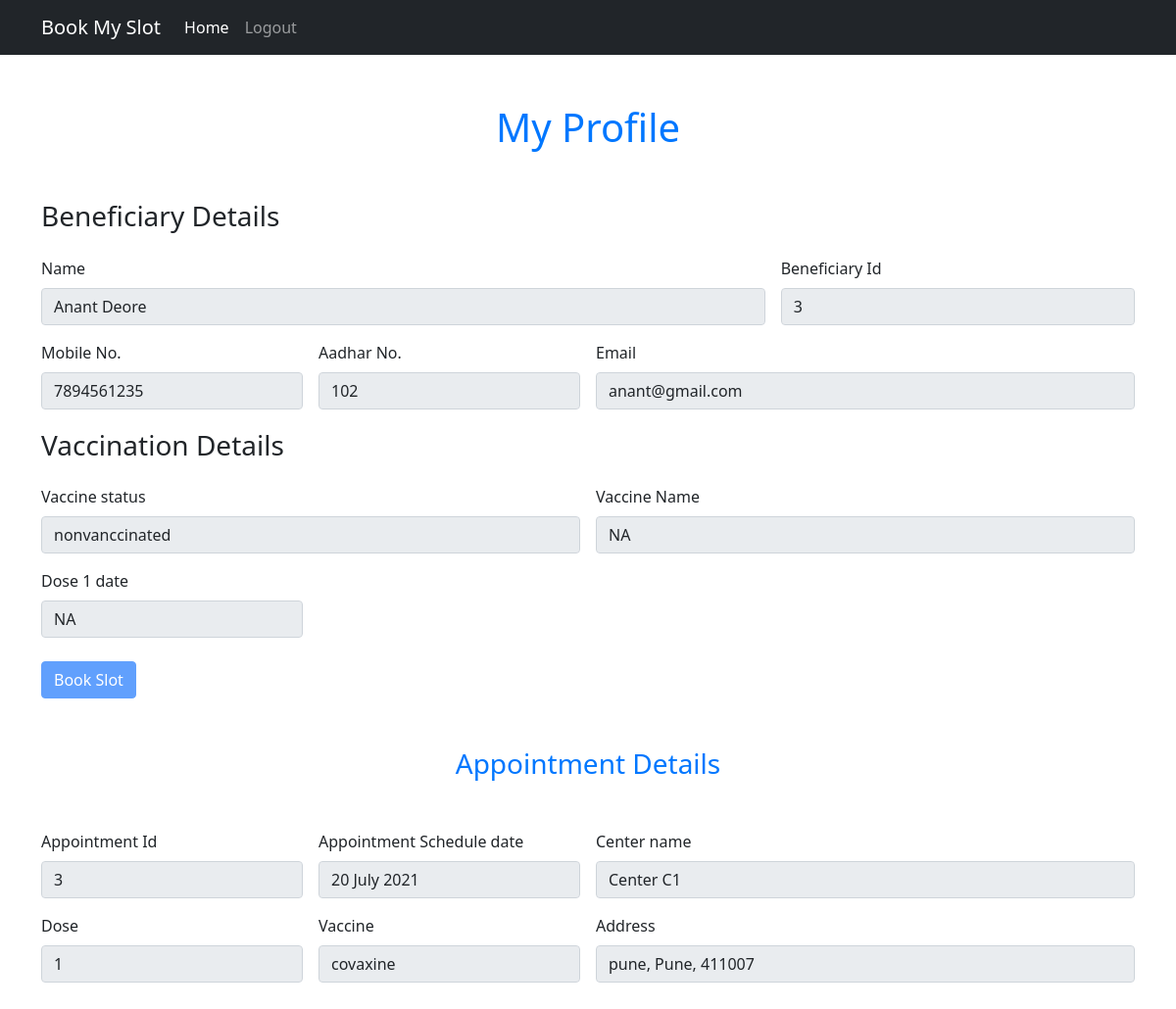
Page /user_home (signed in) on the earlier database version.
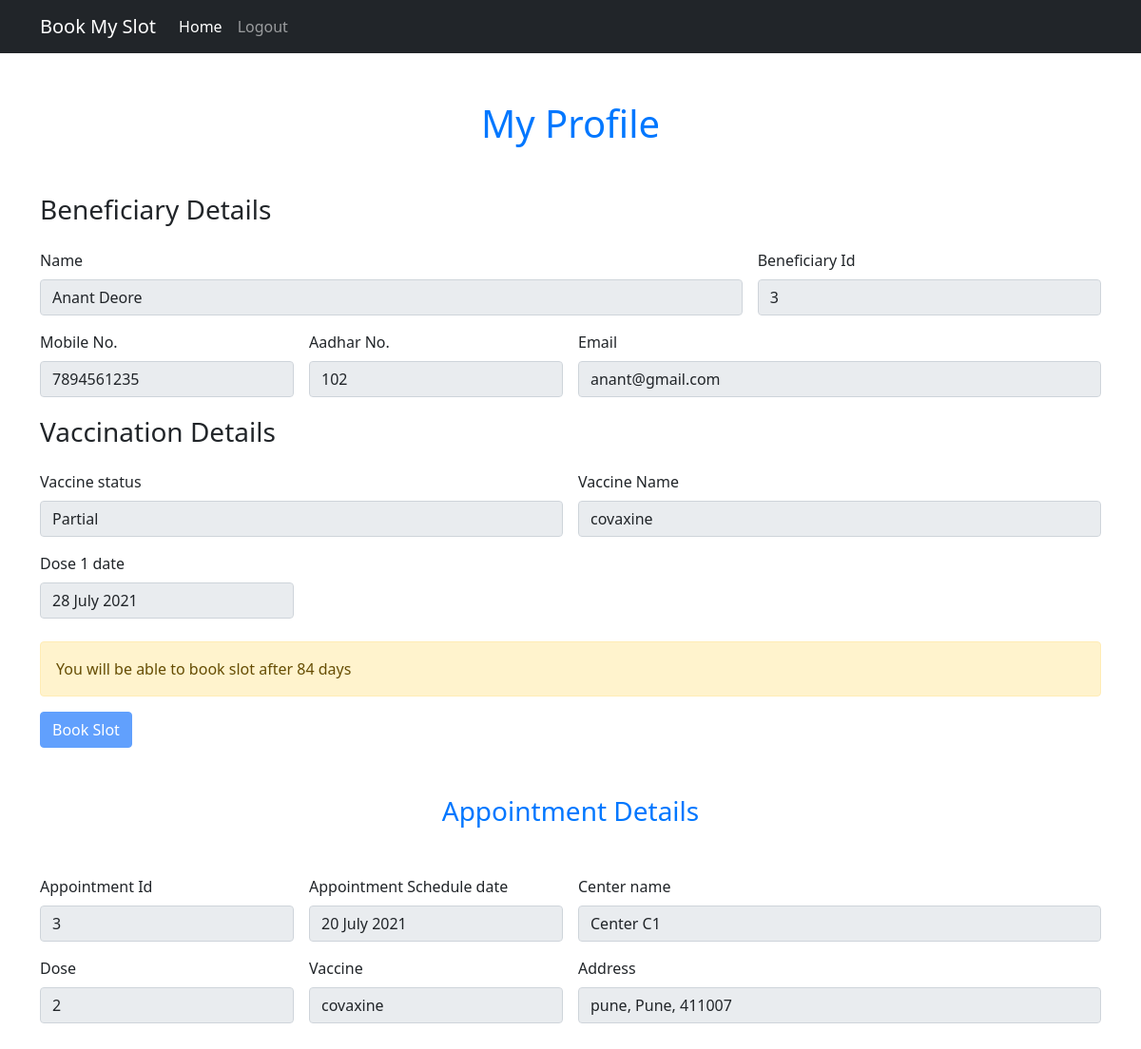
Same page on the later database version.
### models.py (models this page shows)
class UserVaccination(db.Model):
    __tablename__="user_vaccination"
    id=db.Column(db.Integer,primary_key=True)
    user_id=db.Column(db.Integer,db.ForeignKey('users.id'))
    vaccine = db.Column(db.String(50),nullable=False)
    d1_status=db.Column(db.String(50))
    d1_date=db.Column(db.DateTime)
    d1_center_id=db.Column(db.Integer,db.ForeignKey('centers.center_id'))
    d1_staff_id=db.Column(db.Integer,db.ForeignKey('staff.staff_id'))
    d2_status=db.Column(db.String(50))
    d2_date=db.Column(db.DateTime)
    d2_center_id=db.Column(db.Integer,db.ForeignKey('centers.center_id'))
    d2_staff_id=db.Column(db.Integer,db.ForeignKey('staff.staff_id'))

### routes.py (the view)
@app.route("/user_home")
@login_required
def user_home():
    try:
        user_profile_data = get_user_data(current_user.id)
        center_data={}
        user_appo_data=get_user_appo(current_user.id)
        print("user_appo_data")
        print(user_appo_data)
        user_vaccination_data=get_user_vaccination_data(current_user.id)
        book_btn=None
        if user_vaccination_data:
            d1_date = user_vaccination_data['d1_date']
            if (user_vaccination_data['day_diff']) < 84 :
                book_btn = "disabled"
                next_does_after= 84-user_vaccination_data['day_diff']
                user_vaccination_data['next_does_after']=next_does_after
        if user_appo_data:
            book_btn = "disabled"
        user_profile_data['book_btn']=book_btn
        if user_appo_data:
            center_data = get_center(user_appo_data['center_id'])
        msg = session.get("msg")
        return render_template('user_home.html',user_profile_data=user_profile_data,user_appo_data=user_appo_data,center_data=center_data,user_vaccination_data=user_vaccination_data)
    except :
        traceback.print_exc()
        flash("Some error occured while loading user home, Try again later...","danger")
        return redirect(url_for('login'))

### auth.py (called while the page is built)
@login_manager.user_loader
def load_user(user_id):
    user=session.get('user_cat')
    if user == "Staff":
        return Staff.query.get(user_id)
    else:
        return User.query.get(user_id)

### models.py (called while the page is built)
def get_user_data(user_id):
    try:
        result = User.query.get(user_id)
        user = user_schema.dump(result)
        user['full_name']=result.first_name +" "+ result.last_name
        print(result)
        print(user)
        return user
    except Exception as e:
        traceback.print_exc()
        logger.exception(e)

def get_user_vaccination_data(user_id):
    try:
        result = UserVaccination.query.filter_by(user_id=user_id).first()
        data = user_vaccination_schema.dump(result)
        if result and result.d1_date:
            data['d1_date']=result.d1_date.strftime("%d %B %Y")
            data['day_diff'] = (datetime.datetime.now()-result.d1_date).days
        if result and result.d2_date:
            data['d2_date']=result.d2_date.strftime("%d %B %Y")
        return data
    except Exception as e:
        traceback.print_exc()
        logger.exception(e)

### templates/user_home.html (shortened to what the changed rows need)
{% extends 'base.html' %}
{% block body %}
<div class="container profile-container">
    <h1 class="center-text heading">My Profile</h1>
    <form class="row g-3 " >
        <div class="col-md-6">
          <label for="vacc_status" class="form-label">Vaccine status</label>
          {% if user_profile_data.dose==0 %}
          {% set status = 'nonvanccinated' %}
          {% elif user_profile_data.dose==1 %}
          {% set status = 'Partial' %}
          {% else %}
          {% set status = 'Complete' %}
          {% endif %}
          {% if user_vaccination_data %}
            {% set dose1 = user_vaccination_data.d1_date %}
            {% set dose2 = user_vaccination_data.d2_date %}
            {% set vaccine_type = user_vaccination_data.vaccine %}
          {% else %}
            {% set vaccine_type = "NA" %}
            {% set dose1 = 'NA' %}
            {% set dose2 = 'NA' %}
            {% set vaccine_type = "NA" %}
          {% endif %}
          <input type="text" class="form-control" id="vacc_status" value={{status}} disabled>
        </div>
        <div class="col-md-6">
            <label for="vacc_name" class="form-label">Vaccine Name</label>
            <input type="text" class="form-control" id="vacc_status" value="{{vaccine_type}}" disabled>
        </div>
        <div class="col-md-3">
            <label for="dose1" class="form-label">Dose 1 date</label>
            <input type="text" class="form-control" id="dose1" value="{{dose1}}" disabled>
        </div>
      </form>
      <div class="col-12 mt-4">
        {% if user_appo_data or user_profile_data.dose >= 2  %}
        {% set book_btn= 'disabled' %}
        {% else %}
        {% set book_btn=false %}
        {% endif %}
        {% if user_vaccination_data.next_does_after %}
        <div class="alert alert-warning" role="alert">
             You will be able to book slot after {{user_vaccination_data.next_does_after}} days
        </div>
        {% endif %}
        <button class="btn btn-primary book-slot-btn" {{user_profile_data.book_btn}}>
            <a href="{{ url_for('book_slot') }}" >Book Slot</a>
        </button>
       </div>
</div>
<div class="container appointment-container">
    {% if not user_appo_data|length > 0 %}
    <div class="alert alert-warning" role="alert">
        No Appointment Scheduled...
      </div>
    {% else %}
    <form class="row g-3 " >
        <div class="col-md-3">
            <label for="appo_id" class="form-label">Appointment Id</label>
            <input type="text" class="form-control" id="appo_id" name="appo_id" value="{{user_appo_data.booking_id}}" disabled>
        </div>
        <div class="col-md-3">
            <label for="appo_date" class="form-label">Appointment Schedule date</label>
            <input type="text" class="form-control" id="appo_date" value="{{user_appo_data.appointment_date}}" disabled>
        </div>
        <div class="col-md-6">
            <label for="center_name" class="form-label">Center name</label>
            <input type="text" class="form-control" id="center_name" value="{{center_data.center_name}}" disabled>
        </div>
        <div class="col-md-3">
            <label for="dose" class="form-label">Dose</label>
            {% set dose = user_profile_data.dose+1 %}
            <input type="text" class="form-control" id="dose1" value="{{dose}}" disabled>
        </div>
        <div class="col-md-3">
            <label for="vaccine" class="form-label">Vaccine</label>
            <input type="text" class="form-control" id="vaccine" value="{{center_data.vaccine_type}}" disabled>
        </div>
        <div class="col-md-6">
          <label for="center_address" class="form-label">Address</label>
          {% set address = center_data.city~", "~center_data.district~", "~center_data.pin_code %}
          <input type="text" class="form-control" id="center_address" value="{{address}}" disabled>
        </div>
      </form>
      {% endif %}
</div>
{% endblock body %}

Differences in the rows shown:
added UserVaccination: vaccine "covaxine"
Other differences:
form field status: "nonvanccinated" → "Partial"
form field dose1: "NA" → "28 July 2021"
{{ user_vaccination_data.next_does_after }}: (not shown) → "84"
form field dose: "1" → "2"
form field vaccine_type: "NA" → (not shown)
text now shown: "You will be able to book slot after days"
